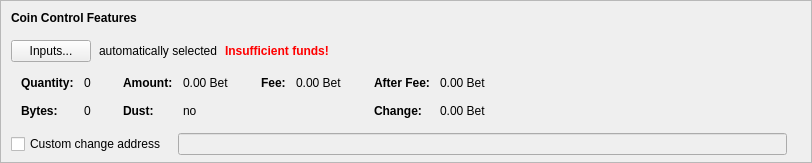
    <widget class="QFrame" name="frameCoinControl">
     <property name="sizePolicy">
      <sizepolicy hsizetype="Expanding" vsizetype="Expanding">
       <horstretch>0</horstretch>
       <verstretch>0</verstretch>
      </sizepolicy>
     </property>
     <property name="maximumSize">
      <size>
       <width>16777215</width>
       <height>16777215</height>
      </size>
     </property>
     <property name="frameShape">
      <enum>QFrame::StyledPanel</enum>
     </property>
     <property name="frameShadow">
      <enum>QFrame::Sunken</enum>
     </property>
     <layout class="QVBoxLayout" name="verticalLayoutCoinControl2">
      <property name="spacing">
       <number>0</number>
      </property>
      <property name="leftMargin">
       <number>0</number>
      </property>
      <property name="topMargin">
       <number>0</number>
      </property>
      <property name="rightMargin">
       <number>0</number>
      </property>
      <property name="bottomMargin">
       <number>6</number>
      </property>
      <item>
       <layout class="QVBoxLayout" name="verticalLayoutCoinControl" stretch="0,0,0,0,1">
        <property name="spacing">
         <number>0</number>
        </property>
        <property name="leftMargin">
         <number>10</number>
        </property>
        <property name="topMargin">
         <number>10</number>
        </property>
        <item>
         <layout class="QHBoxLayout" name="horizontalLayoutCoinControl1">
          <property name="bottomMargin">
           <number>15</number>
          </property>
          <item>
           <widget class="QLabel" name="labelCoinControlFeatures">
            <property name="sizePolicy">
             <sizepolicy hsizetype="Preferred" vsizetype="Maximum">
              <horstretch>0</horstretch>
              <verstretch>0</verstretch>
             </sizepolicy>
            </property>
            <property name="font">
             <font>
              <weight>75</weight>
              <bold>true</bold>
             </font>
            </property>
            <property name="styleSheet">
             <string notr="true">font-weight:bold;</string>
            </property>
            <property name="text">
             <string>Coin Control Features</string>
            </property>
           </widget>
          </item>
         </layout>
        </item>
        <item>
         <layout class="QHBoxLayout" name="horizontalLayoutCoinControl2" stretch="0,0,0,0">
          <property name="spacing">
           <number>8</number>
          </property>
          <property name="bottomMargin">
           <number>10</number>
          </property>
          <item>
           <widget class="QPushButton" name="pushButtonCoinControl">
            <property name="styleSheet">
             <string notr="true"/>
            </property>
            <property name="text">
             <string>Inputs...</string>
            </property>
            <property name="autoDefault">
             <bool>false</bool>
            </property>
           </widget>
          </item>
          <item>
           <widget class="QLabel" name="labelCoinControlAutomaticallySelected">
            <property name="text">
             <string>automatically selected</string>
            </property>
            <property name="margin">
             <number>5</number>
            </property>
           </widget>
          </item>
          <item>
           <widget class="QLabel" name="labelCoinControlInsuffFunds">
            <property name="font">
             <font>
              <weight>75</weight>
              <bold>true</bold>
             </font>
            </property>
            <property name="styleSheet">
             <string notr="true">color:red;font-weight:bold;</string>
            </property>
            <property name="text">
             <string>Insufficient funds!</string>
            </property>
            <property name="margin">
             <number>5</number>
            </property>
           </widget>
          </item>
          <item>
           <spacer name="horizontalSpacerCoinControl">
            <property name="orientation">
             <enum>Qt::Horizontal</enum>
            </property>
            <property name="sizeHint" stdset="0">
             <size>
              <width>40</width>
              <height>1</height>
             </size>
            </property>
           </spacer>
          </item>
         </layout>
        </item>
        <item>
         <widget class="QWidget" name="widgetCoinControl" native="true">
          <property name="sizePolicy">
           <sizepolicy hsizetype="Preferred" vsizetype="Preferred">
            <horstretch>0</horstretch>
            <verstretch>0</verstretch>
           </sizepolicy>
          </property>
          <property name="minimumSize">
           <size>
            <width>0</width>
            <height>0</height>
           </size>
          </property>
          <property name="styleSheet">
           <string notr="true"/>
          </property>
          <layout class="QHBoxLayout" name="horizontalLayoutCoinControl5">
           <property name="leftMargin">
            <number>0</number>
           </property>
           <property name="topMargin">
            <number>0</number>
           </property>
           <property name="rightMargin">
            <number>0</number>
           </property>
           <property name="bottomMargin">
            <number>0</number>
           </property>
           <item>
            <layout class="QHBoxLayout" name="horizontalLayoutCoinControl3" stretch="0,0,0,1">
             <property name="spacing">
              <number>20</number>
             </property>
             <property name="topMargin">
              <number>0</number>
             </property>
             <property name="bottomMargin">
              <number>10</number>
             </property>
             <item>
              <layout class="QFormLayout" name="formLayoutCoinControl1">
               <property name="horizontalSpacing">
                <number>10</number>
               </property>
               <property name="verticalSpacing">
                <number>14</number>
               </property>
               <property name="leftMargin">
                <number>10</number>
               </property>
               <property name="topMargin">
                <number>4</number>
               </property>
               <property name="rightMargin">
                <number>6</number>
               </property>
               <item row="0" column="0">
                <widget class="QLabel" name="labelCoinControlQuantityText">
                 <property name="font">
                  <font>
                   <weight>75</weight>
                   <bold>true</bold>
                  </font>
                 </property>
                 <property name="text">
                  <string>Quantity:</string>
                 </property>
                 <property name="margin">
                  <number>0</number>
                 </property>
                </widget>
               </item>
               <item row="0" column="1">
                <widget class="QLabel" name="labelCoinControlQuantity">
                 <property name="cursor">
                  <cursorShape>IBeamCursor</cursorShape>
                 </property>
                 <property name="contextMenuPolicy">
                  <enum>Qt::ActionsContextMenu</enum>
                 </property>
                 <property name="text">
                  <string notr="true">0</string>
                 </property>
                 <property name="margin">
                  <number>0</number>
                 </property>
                 <property name="textInteractionFlags">
                  <set>Qt::LinksAccessibleByMouse|Qt::TextSelectableByKeyboard|Qt::TextSelectableByMouse</set>
                 </property>
                </widget>
               </item>
               <item row="1" column="0">
                <widget class="QLabel" name="labelCoinControlBytesText">
                 <property name="font">
                  <font>
                   <weight>75</weight>
                   <bold>true</bold>
                  </font>
                 </property>
                 <property name="text">
                  <string>Bytes:</string>
                 </property>
                </widget>
               </item>
               <item row="1" column="1">
                <widget class="QLabel" name="labelCoinControlBytes">
                 <property name="cursor">
                  <cursorShape>IBeamCursor</cursorShape>
                 </property>
                 <property name="contextMenuPolicy">
                  <enum>Qt::ActionsContextMenu</enum>
                 </property>
                 <property name="text">
                  <string notr="true">0</string>
                 </property>
                 <property name="textInteractionFlags">
                  <set>Qt::LinksAccessibleByMouse|Qt::TextSelectableByKeyboard|Qt::TextSelectableByMouse</set>
                 </property>
                </widget>
               </item>
              </layout>
             </item>
             <item>
              <layout class="QFormLayout" name="formLayoutCoinControl2">
               <property name="horizontalSpacing">
                <number>10</number>
               </property>
               <property name="verticalSpacing">
                <number>14</number>
               </property>
               <property name="leftMargin">
                <number>6</number>
               </property>
               <property name="topMargin">
                <number>4</number>
               </property>
               <property name="rightMargin">
                <number>6</number>
               </property>
               <item row="0" column="0">
                <widget class="QLabel" name="labelCoinControlAmountText">
                 <property name="font">
                  <font>
                   <weight>75</weight>
                   <bold>true</bold>
                  </font>
                 </property>
                 <property name="text">
                  <string>Amount:</string>
                 </property>
                 <property name="margin">
                  <number>0</number>
                 </property>
                </widget>
               </item>
               <item row="0" column="1">
                <widget class="QLabel" name="labelCoinControlAmount">
                 <property name="cursor">
                  <cursorShape>IBeamCursor</cursorShape>
                 </property>
                 <property name="contextMenuPolicy">
                  <enum>Qt::ActionsContextMenu</enum>
                 </property>
                 <property name="text">
                  <string notr="true">0.00 Bet</string>
                 </property>
                 <property name="textInteractionFlags">
                  <set>Qt::LinksAccessibleByMouse|Qt::TextSelectableByKeyboard|Qt::TextSelectableByMouse</set>
                 </property>
                </widget>
               </item>
               <item row="1" column="0">
                <widget class="QLabel" name="labelCoinControlLowOutputText">
                 <property name="font">
                  <font>
                   <weight>75</weight>
                   <bold>true</bold>
                  </font>
                 </property>
                 <property name="text">
                  <string>Dust:</string>
                 </property>
                </widget>
               </item>
               <item row="1" column="1">
                <widget class="QLabel" name="labelCoinControlLowOutput">
                 <property name="cursor">
                  <cursorShape>IBeamCursor</cursorShape>
                 </property>
                 <property name="contextMenuPolicy">
                  <enum>Qt::ActionsContextMenu</enum>
                 </property>
                 <property name="text">
                  <string notr="true">no</string>
                 </property>
                 <property name="textInteractionFlags">
                  <set>Qt::LinksAccessibleByMouse|Qt::TextSelectableByKeyboard|Qt::TextSelectableByMouse</set>
                 </property>
                </widget>
               </item>
              </layout>
             </item>
             <item>
              <layout class="QFormLayout" name="formLayoutCoinControl3">
               <property name="horizontalSpacing">
                <number>10</number>
               </property>
               <property name="verticalSpacing">
                <number>14</number>
               </property>
               <property name="leftMargin">
                <number>6</number>
               </property>
               <property name="topMargin">
                <number>4</number>
               </property>
               <property name="rightMargin">
                <number>6</number>
               </property>
               <item row="0" column="0">
                <widget class="QLabel" name="labelCoinControlFeeText">
                 <property name="font">
                  <font>
                   <weight>75</weight>
                   <bold>true</bold>
                  </font>
                 </property>
                 <property name="text">
                  <string>Fee:</string>
                 </property>
                 <property name="margin">
                  <number>0</number>
                 </property>
                </widget>
               </item>
               <item row="0" column="1">
                <widget class="QLabel" name="labelCoinControlFee">
                 <property name="cursor">
                  <cursorShape>IBeamCursor</cursorShape>
                 </property>
                 <property name="contextMenuPolicy">
                  <enum>Qt::ActionsContextMenu</enum>
                 </property>
                 <property name="text">
                  <string notr="true">0.00 Bet</string>
                 </property>
                 <property name="textInteractionFlags">
                  <set>Qt::LinksAccessibleByMouse|Qt::TextSelectableByKeyboard|Qt::TextSelectableByMouse</set>
                 </property>
                </widget>
               </item>
             </layout>
             </item>
             <item>
              <layout class="QFormLayout" name="formLayoutCoinControl4">
               <property name="horizontalSpacing">
                <number>10</number>
               </property>
               <property name="verticalSpacing">
                <number>14</number>
               </property>
               <property name="leftMargin">
                <number>6</number>
               </property>
               <property name="topMargin">
                <number>4</number>
               </property>
               <property name="rightMargin">
                <number>6</number>
               </property>
               <item row="0" column="0">
                <widget class="QLabel" name="labelCoinControlAfterFeeText">
                 <property name="font">
                  <font>
                   <weight>75</weight>
                   <bold>true</bold>
                  </font>
                 </property>
                 <property name="text">
                  <string>After Fee:</string>
                 </property>
                 <property name="margin">
                  <number>0</number>
                 </property>
                </widget>
               </item>
               <item row="0" column="1">
                <widget class="QLabel" name="labelCoinControlAfterFee">
                 <property name="cursor">
                  <cursorShape>IBeamCursor</cursorShape>
                 </property>
                 <property name="contextMenuPolicy">
                  <enum>Qt::ActionsContextMenu</enum>
                 </property>
                 <property name="text">
                  <string notr="true">0.00 Bet</string>
                 </property>
                 <property name="textInteractionFlags">
                  <set>Qt::LinksAccessibleByMouse|Qt::TextSelectableByKeyboard|Qt::TextSelectableByMouse</set>
                 </property>
                </widget>
               </item>
               <item row="1" column="0">
                <widget class="QLabel" name="labelCoinControlChangeText">
                 <property name="font">
                  <font>
                   <weight>75</weight>
                   <bold>true</bold>
                  </font>
                 </property>
                 <property name="text">
                  <string>Change:</string>
                 </property>
                </widget>
               </item>
               <item row="1" column="1">
                <widget class="QLabel" name="labelCoinControlChange">
                 <property name="cursor">
                  <cursorShape>IBeamCursor</cursorShape>
                 </property>
                 <property name="contextMenuPolicy">
                  <enum>Qt::ActionsContextMenu</enum>
                 </property>
                 <property name="text">
                  <string notr="true">0.00 Bet</string>
                 </property>
                 <property name="textInteractionFlags">
                  <set>Qt::LinksAccessibleByMouse|Qt::TextSelectableByKeyboard|Qt::TextSelectableByMouse</set>
                 </property>
                </widget>
               </item>
              </layout>
             </item>
            </layout>
           </item>
          </layout>
         </widget>
        </item>
        <item>
         <layout class="QHBoxLayout" name="horizontalLayoutCoinControl4" stretch="0,0,0">
          <property name="spacing">
           <number>12</number>
          </property>
          <property name="sizeConstraint">
           <enum>QLayout::SetDefaultConstraint</enum>
          </property>
          <property name="topMargin">
           <number>5</number>
          </property>
          <property name="rightMargin">
           <number>5</number>
          </property>
          <item>
           <widget class="QCheckBox" name="checkBoxCoinControlChange">
            <property name="toolTip">
             <string>If this is activated, but the change address is empty or invalid, change will be sent to a newly generated address.</string>
            </property>
            <property name="text">
             <string>Custom change address</string>
            </property>
           </widget>
          </item>
          <item>
           <widget class="QValidatedLineEdit" name="lineEditCoinControlChange">
            <property name="enabled">
             <bool>false</bool>
            </property>
            <property name="sizePolicy">
             <sizepolicy hsizetype="Expanding" vsizetype="Fixed">
              <horstretch>0</horstretch>
              <verstretch>0</verstretch>
             </sizepolicy>
            </property>
           </widget>
          </item>
          <item>
           <widget class="QLabel" name="labelCoinControlChangeLabel">
            <property name="sizePolicy">
             <sizepolicy hsizetype="Preferred" vsizetype="Expanding">
              <horstretch>0</horstretch>
              <verstretch>0</verstretch>
             </sizepolicy>
            </property>
            <property name="minimumSize">
             <size>
              <width>0</width>
              <height>0</height>
             </size>
            </property>
            <property name="text">
             <string/>
            </property>
            <property name="margin">
             <number>3</number>
            </property>
           </widget>
          </item>
         </layout>
        </item>
        <item>
         <spacer name="verticalSpacerCoinControl">
          <property name="orientation">
           <enum>Qt::Vertical</enum>
          </property>
          <property name="sizeHint" stdset="0">
           <size>
            <width>800</width>
            <height>1</height>
           </size>
          </property>
         </spacer>
        </item>
       </layout>
      </item>
     </layout>
    </widget>
